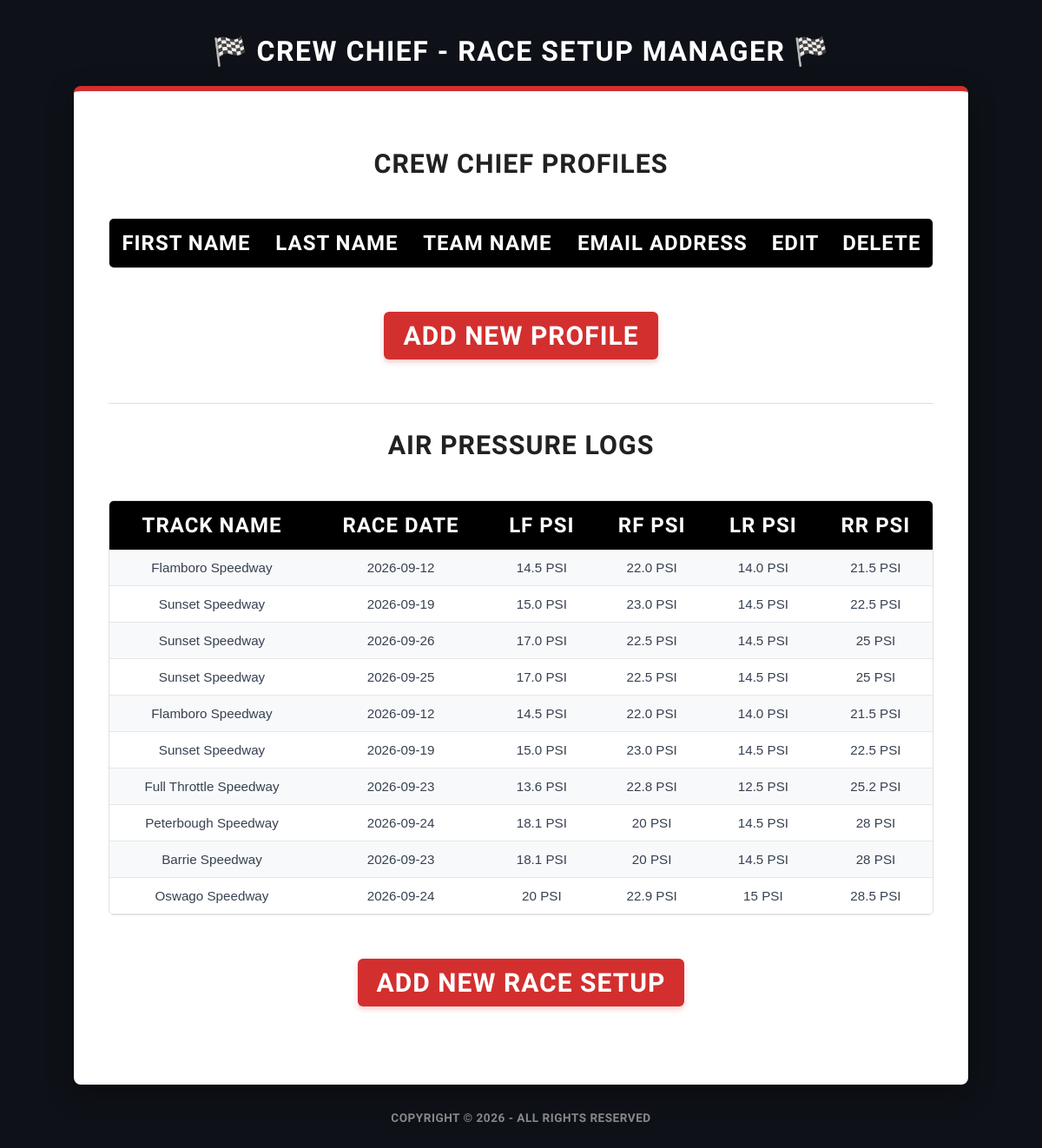
The page / on the database its author committed.
### tables this page shows
CREATE TABLE `setups` (
  `setupID` int(11) NOT NULL,
  `trackName` varchar(50) NOT NULL,
  `tirePressureLF` varchar(50) NOT NULL,
  `tirePressureRF` varchar(50) NOT NULL,
  `tirePressureLR` varchar(50) NOT NULL,
  `tirePressureRR` varchar(50) NOT NULL,
  `raceDate` date NOT NULL
);

### index.php (the view, shortened to what this page needs)
<?php
    require("database.php");
    $querySetups = 'SELECT * FROM setups';
    $statementSetups = $db->prepare($querySetups);
    $statementSetups->execute();
    $setups = $statementSetups->fetchAll();
?>
<!DOCTYPE html>
<html>
<head>
    <link rel="stylesheet" type="text/css" href="css/setup.css" />
</head>
    <body>
        <?php include("header.php"); ?>
        <main>
            <h2>Crew Chief Profiles</h2>
            <table>
                <tr>
                    <th>First Name</th>
                    <th>Last Name</th>
                    <th>Team Name</th>
                    <th>Email Address</th>
                    <th>Edit</th>
                    <th>Delete</th>
                </tr>
            </table>
            <p><a href="add_profile_form.php" class="btn-add">Add New Profile</a></p>
            <hr style="margin: 30px 0; border: 0; border-top: 1px solid #E0E0E0;">
            <h2>Air Pressure Logs</h2>
            <table>
                <tr>
                    <th>Track Name</th>
                    <th>Race Date</th>
                    <th>LF PSI</th>
                    <th>RF PSI</th>
                    <th>LR PSI</th>
                    <th>RR PSI</th>
                </tr>
                <?php foreach ($setups as $setup) : ?>
                <tr>
                    <td><?php echo htmlspecialchars($setup['trackName']); ?></td>
                    <td><?php echo htmlspecialchars($setup['raceDate']); ?></td>
                    <td><?php echo htmlspecialchars(str_replace(' PSI', '', $setup['tirePressureLF'])) . ' PSI'; ?></td>
                    <td><?php echo htmlspecialchars(str_replace(' PSI', '', $setup['tirePressureRF'])) . ' PSI'; ?></td>
                    <td><?php echo htmlspecialchars(str_replace(' PSI', '', $setup['tirePressureLR'])) . ' PSI'; ?></td>
                    <td><?php echo htmlspecialchars(str_replace(' PSI', '', $setup['tirePressureRR'])) . ' PSI'; ?></td>
                </tr>
                <?php endforeach; ?>
            </table>
            <p><a href="add_setup_form.php" class="btn-add">Add New Race Setup</a></p>
        </main>
        <?php include("footer.php"); ?>
    </body>
</html>

### header.php
<header>
    <h1>🏁 Crew Chief - Race Setup Manager 🏁</h1>
</header>

### footer.php
<footer>
    <h2>Copyright &copy; 2026 - All rights reserved</h2>
</footer>

### setup.css (style rules this page uses)
body { font-family: "Racing Sans One", sans-serif; font-weight: 400; font-style: normal; background-color: #0E1117; color: #D32F2F; margin: 0; padding: 40px 20px; }
main { display: block; max-width: 950px; margin: 0 auto; padding: 2.5em; background: #fff; border-radius: 8px; border-top: 6px solid #D32F2F; box-shadow: 0 10px 30px rgba(0, 0, 0, 0.35); font-family: "Racing Sans One", sans-serif; font-weight: 400; font-style: normal; }
h1 { font-family: "Racing Sans One", sans-serif ; margin-top: 0; color: #FFFFFF; text-align: center; font-size: 2em; letter-spacing: 1.5px; text-transform: uppercase; }
h2 { font-family: "Racing Sans One", sans-serif ; text-align: center; color: #212121; margin-bottom: 1.5em; font-size: 1.9em; text-transform: uppercase; letter-spacing: 1px; }
table { width: 100%; border-collapse: separate; border-spacing: 0; margin-bottom: 25px; border-radius: 6px; overflow: hidden; border: 1px solid #E0E0E0; font-family: Arial, Helvetica, sans-serif; }
th { font-family: "Racing Sans One", sans-serif ; background-color: #000000; color: #FFFFFF; font-weight: 600; text-transform: uppercase; font-size: 1.5em; letter-spacing: 1px; padding: 14px 12px; }
td { padding: 12px 16px; border-bottom: 1px solid #E5E7EB; text-align: center; vertical-align: middle; font-size: 0.95em; color: #374151; }
tr:nth-child(even) td { background-color: #F8F9FA; }
a { color: #D32F2F; font-size: 1.5em; font-weight: 600; text-decoration: none; transition: color 0.2s ease; }
p { text-align: center; margin-top: 40px; font-size: 30px; color: #3fc421; }
footer h2 { color: #888888; font-size: 0.85em; letter-spacing: 0.5px; margin-top: 30px; }
a.btn-add { display: inline-block; background-color: #D32F2F ; color: #FFFFFF ; font-family: "Racing Sans One", sans-serif ; font-size: 1em ; text-transform: uppercase ; letter-spacing: 1px ; text-decoration: none ; padding: 10px 22px ; border-radius: 6px ; box-shadow: 0 3px 6px rgba(211, 47, 47, 0.25) ; transition: all 0.2s ease ; margin-top: 10px; margin-bottom: 20px; }

### rows shown on the page
setups: trackName "Flamboro Speedway", raceDate "2026-09-12", tirePressureLF "14.5", tirePressureRF "22.0", tirePressureLR "14.0", tirePressureRR "21.5"
setups: trackName "Sunset Speedway", raceDate "2026-09-19", tirePressureLF "15.0", tirePressureRF "23.0", tirePressureLR "14.5", tirePressureRR "22.5"
setups: trackName "Sunset Speedway", raceDate "2026-09-26", tirePressureLF "17.0", tirePressureRF "22.5", tirePressureLR "14.5", tirePressureRR "25"
setups: trackName "Sunset Speedway", raceDate "2026-09-25", tirePressureLF "17.0", tirePressureRF "22.5", tirePressureLR "14.5", tirePressureRR "25"
setups: trackName "Flamboro Speedway", raceDate "2026-09-12", tirePressureLF "14.5", tirePressureRF "22.0", tirePressureLR "14.0", tirePressureRR "21.5"
setups: trackName "Sunset Speedway", raceDate "2026-09-19", tirePressureLF "15.0", tirePressureRF "23.0", tirePressureLR "14.5", tirePressureRR "22.5"
setups: trackName "Full Throttle Speedway", raceDate "2026-09-23", tirePressureLF "13.6", tirePressureRF "22.8", tirePressureLR "12.5", tirePressureRR "25.2"
setups: trackName "Peterbough Speedway", raceDate "2026-09-24", tirePressureLF "18.1", tirePressureRF "20", tirePressureLR "14.5", tirePressureRR "28"
setups: trackName "Barrie Speedway", raceDate "2026-09-23", tirePressureLF "18.1", tirePressureRF "20", tirePressureLR "14.5", tirePressureRR "28"
setups: trackName "Oswago Speedway", raceDate "2026-09-24", tirePressureLF "20", tirePressureRF "22.9", tirePressureLR "15", tirePressureRR "28.5"
